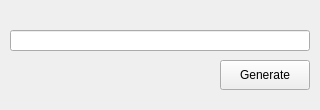
<?xml version="1.0" encoding="UTF-8"?>
<ui version="4.0">
 <class>Form</class>
 <widget class="QWidget" name="Form">
  <property name="geometry">
   <rect>
    <x>0</x>
    <y>0</y>
    <width>320</width>
    <height>110</height>
   </rect>
  </property>
  <property name="sizePolicy">
   <sizepolicy hsizetype="Fixed" vsizetype="Fixed">
    <horstretch>0</horstretch>
    <verstretch>0</verstretch>
   </sizepolicy>
  </property>
  <property name="minimumSize">
   <size>
    <width>320</width>
    <height>110</height>
   </size>
  </property>
  <property name="maximumSize">
   <size>
    <width>320</width>
    <height>110</height>
   </size>
  </property>
  <property name="windowTitle">
   <string>TTS App</string>
  </property>
  <widget class="QLineEdit" name="txtQrData">
   <property name="geometry">
    <rect>
     <x>10</x>
     <y>30</y>
     <width>300</width>
     <height>21</height>
    </rect>
   </property>
   <property name="text">
    <string/>
   </property>
  </widget>
  <widget class="QPushButton" name="btnQrGen">
   <property name="geometry">
    <rect>
     <x>220</x>
     <y>60</y>
     <width>90</width>
     <height>30</height>
    </rect>
   </property>
   <property name="text">
    <string>Generate</string>
   </property>
  </widget>
 </widget>
 <resources/>
 <connections/>
</ui>
